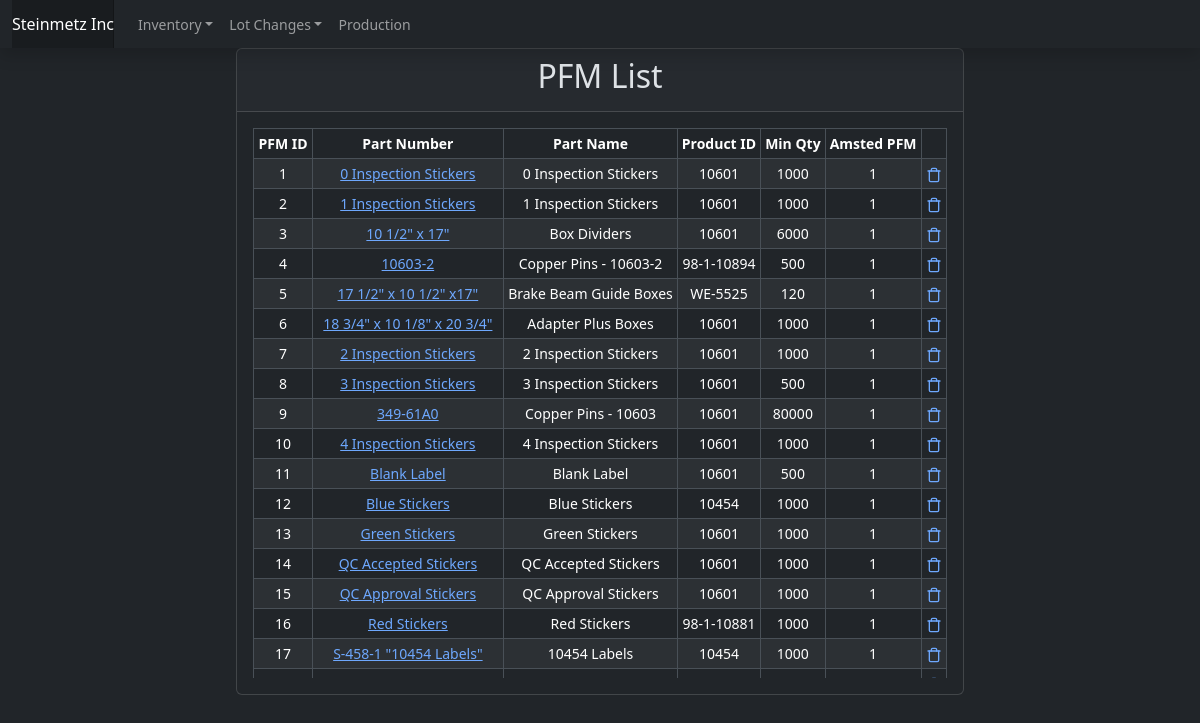
The app's page /pfmlist.php with its own data.
### tables this page shows
CREATE TABLE `pfm` (
  `PFMID` INTEGER(11) NOT NULL AUTO_INCREMENT,
  `PartNumber` VARCHAR(50) NOT NULL,
  `PartName` VARCHAR(25) NOT NULL,
  `ProductID` VARCHAR(25) NOT NULL,
  `MinimumQty` INTEGER(11) DEFAULT NULL,
  `AmstedPFM` INTEGER(11) NOT NULL DEFAULT 0,
  PRIMARY KEY USING BTREE (`PFMID`),
  UNIQUE KEY `PFMID` USING BTREE (`PFMID`)
);

### src/Classes/pfm.php (called while the page is built, shortened)
<?Php
Class pfm
{
    private $con;
    public function __construct()
    {
        $database = new database();
        $db = $database->dbconnection();
        $this->con = $db;
    }
    public function runQuery($sql){
        $stmt = $this->con->prepare($sql);
        return $stmt;
      }
}
?>

### public/pfmlist.php (the view, shortened to what this page needs)
<?php
require_once '../src/Classes/pfm.php';
$objPFM = new pfm();
?>
<!doctype html>
<html lang="en" data-bs-theme="dark">
<head>
    <link href="../resources/vendors/css/bootstrap.min.css" rel="stylesheet">
    <link href="../resources/vendors/css/dashboard.css" rel="stylesheet">
</head>
<body>
    <?php require_once '../includes/steinmetzNavbar.php';  ?>
    <div class="container-fluid">
        <div class="mt-5">
            <div class="row">
                <div class="col d-flex justify-content-center">
                    <div class="card">
                        <div class="card-header">
                            <h2 class="text-center">PFM List</h2>
                        </div>
                        <div class="card-body">
                            <div class="table-responsive" style="height:550px; overflow-y: auto">
                                <table class="table table-striped table-bordered table-hover table-sm">
                                    <thead>
                                        <tr>
                                            <th class="text-center">PFM ID</th>
                                            <th class="text-center">Part Number</th>
                                            <th class="text-center">Part Name</th>
                                            <th class="text-center">Product ID</th>
                                            <th class="text-center">Min Qty</th>
                                            <th class="text-center">Amsted PFM</th>
                                            <th class="text-center"></th>
                                        </tr>
                                    </thead>
                                    <?php try {
                                        $query = "SELECT * FROM pfm";
                                        $stmt = $objPFM->runQuery($query);
                                        $stmt->execute();
                                    } catch (PDOException $e) {
                                        echo 'ERROR! :';
                                        echo $e->getMessage();
                                    } ?>
                                    <tbody>
                                        <?php if ($stmt->rowcount() > 0) {
                                            while ($rowPFM = $stmt->fetch(PDO::FETCH_ASSOC)) { ?>
                                                <tr>
                                                    <td class="text-center"><?php print($rowPFM['PFMID']); ?></td>
                                                    <td class="text-center"><a href="newPFM.php?edit_pfmID=<?php print($rowPFM['PFMID']); ?>"><?php print($rowPFM['PartNumber']); ?></a></td>
                                                    <td class="text-center"><?php print($rowPFM['PartName']); ?></td>
                                                    <td class="text-center"><?php print($rowPFM['ProductID']); ?></td>
                                                    <td class="text-center"><?php print($rowPFM['MinimumQty']); ?></td>
                                                    <td class="text-center"><?php print($rowPFM['AmstedPFM']); ?></td>
                                                    <td class="text-center"><a href="pfmlist.php?delete_id=<?php print($rowPFM['PFMID']); ?>"><span data-feather="trash"></span></a></td>
                                                </tr><?php }
                                                } ?>
                                    </tbody>
                                </table>
                            </div>
                        </div>
                    </div>
                </div>
            </div>
        </div>
    </div>
</body>
</html>

### records on screen
pfm: PFMID "1", PartNumber "0 Inspection Stickers", PartName "0 Inspection Stickers", ProductID "10601", MinimumQty "1000", AmstedPFM "1"
pfm: PFMID "2", PartNumber "1 Inspection Stickers", PartName "1 Inspection Stickers", ProductID "10601", MinimumQty "1000", AmstedPFM "1"
pfm: PFMID "3", PartNumber "10 1/2\" x 17\"", PartName "Box Dividers", ProductID "10601", MinimumQty "6000", AmstedPFM "1"
pfm: PFMID "4", PartNumber "10603-2", PartName "Copper Pins - 10603-2", ProductID "98-1-10894", MinimumQty "500", AmstedPFM "1"
pfm: PFMID "5", PartNumber "17 1/2\" x 10 1/2\" x17\"", PartName "Brake Beam Guide Boxes", ProductID "WE-5525", MinimumQty "120", AmstedPFM "1"
pfm: PFMID "6", PartNumber "18 3/4\" x 10 1/8\" x 20 3/4\"", PartName "Adapter Plus Boxes", ProductID "10601", MinimumQty "1000", AmstedPFM "1"
pfm: PFMID "7", PartNumber "2 Inspection Stickers", PartName "2 Inspection Stickers", ProductID "10601", MinimumQty "1000", AmstedPFM "1"
pfm: PFMID "8", PartNumber "3 Inspection Stickers", PartName "3 Inspection Stickers", ProductID "10601", MinimumQty "500", AmstedPFM "1"
pfm: PFMID "9", PartNumber "349-61A0", PartName "Copper Pins - 10603", ProductID "10601", MinimumQty "80000", AmstedPFM "1"
pfm: PFMID "10", PartNumber "4 Inspection Stickers", PartName "4 Inspection Stickers", ProductID "10601", MinimumQty "1000", AmstedPFM "1"
pfm: PFMID "11", PartNumber "Blank Label", PartName "Blank Label", ProductID "10601", MinimumQty "500", AmstedPFM "1"
pfm: PFMID "12", PartNumber "Blue Stickers", PartName "Blue Stickers", ProductID "10454", MinimumQty "1000", AmstedPFM "1"
pfm: PFMID "13", PartNumber "Green Stickers", PartName "Green Stickers", ProductID "10601", MinimumQty "1000", AmstedPFM "1"
pfm: PFMID "14", PartNumber "QC Accepted Stickers", PartName "QC Accepted Stickers", ProductID "10601", MinimumQty "1000", AmstedPFM "1"
pfm: PFMID "15", PartNumber "QC Approval Stickers", PartName "QC Approval Stickers", ProductID "10601", MinimumQty "1000", AmstedPFM "1"
pfm: PFMID "16", PartNumber "Red Stickers", PartName "Red Stickers", ProductID "98-1-10881", MinimumQty "1000", AmstedPFM "1"
pfm: PFMID "17", PartNumber "S-458-1 \"10454 Labels\"", PartName "10454 Labels", ProductID "10454", MinimumQty "1000", AmstedPFM "1"
